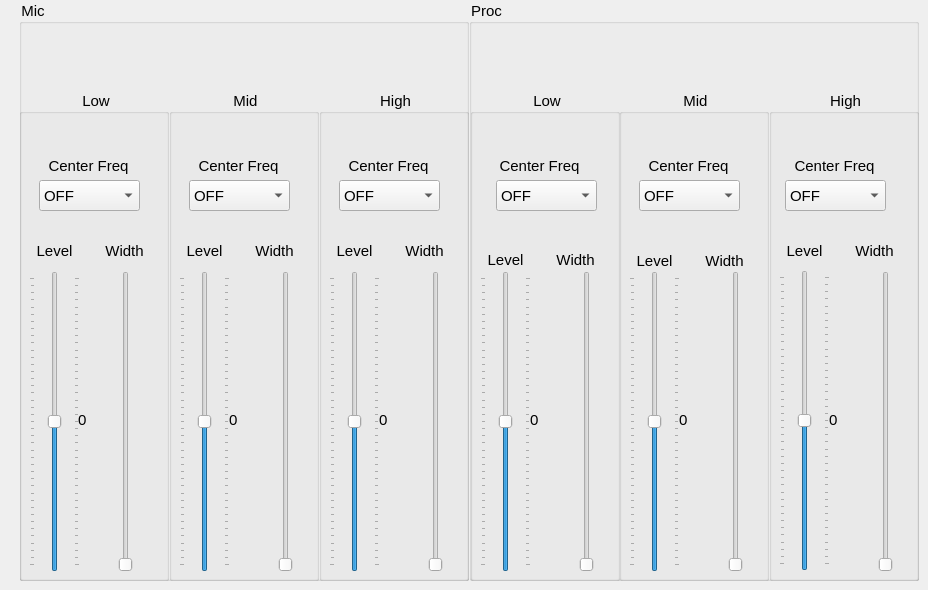
      <widget class="QWidget" name="tab_2">
       <property name="styleSheet">
        <string notr="true">QWidget{font: &quot;MS Shell Dlg 2&quot;; font-size: 15px}</string>
       </property>
       <attribute name="title">
        <string>TX EQ</string>
       </attribute>
       <widget class="QGroupBox" name="gpMic">
        <property name="geometry">
         <rect>
          <x>19</x>
          <y>0</y>
          <width>450</width>
          <height>581</height>
         </rect>
        </property>
        <property name="title">
         <string>Mic</string>
        </property>
        <widget class="QGroupBox" name="gpMicLow">
         <property name="geometry">
          <rect>
           <x>0</x>
           <y>90</y>
           <width>150</width>
           <height>491</height>
          </rect>
         </property>
         <property name="title">
          <string>Low</string>
         </property>
         <property name="alignment">
          <set>Qt::AlignCenter</set>
         </property>
         <widget class="QSlider" name="lvlMicLow">
          <property name="geometry">
           <rect>
            <x>10</x>
            <y>181</y>
            <width>51</width>
            <height>301</height>
           </rect>
          </property>
          <property name="minimum">
           <number>-20</number>
          </property>
          <property name="maximum">
           <number>20</number>
          </property>
          <property name="value">
           <number>0</number>
          </property>
          <property name="orientation">
           <enum>Qt::Vertical</enum>
          </property>
          <property name="tickPosition">
           <enum>QSlider::TicksBothSides</enum>
          </property>
         </widget>
         <widget class="QSlider" name="lvlMicLowWidth">
          <property name="geometry">
           <rect>
            <x>91</x>
            <y>181</y>
            <width>31</width>
            <height>301</height>
           </rect>
          </property>
          <property name="minimum">
           <number>1</number>
          </property>
          <property name="maximum">
           <number>10</number>
          </property>
          <property name="orientation">
           <enum>Qt::Vertical</enum>
          </property>
          <property name="tickPosition">
           <enum>QSlider::NoTicks</enum>
          </property>
         </widget>
         <widget class="QComboBox" name="cbMicLow">
          <property name="geometry">
           <rect>
            <x>20</x>
            <y>90</y>
            <width>101</width>
            <height>31</height>
           </rect>
          </property>
          <item>
           <property name="text">
            <string>OFF</string>
           </property>
          </item>
          <item>
           <property name="text">
            <string>100 Hz</string>
           </property>
          </item>
          <item>
           <property name="text">
            <string>200 Hz</string>
           </property>
          </item>
          <item>
           <property name="text">
            <string>300 Hz</string>
           </property>
          </item>
          <item>
           <property name="text">
            <string>400 Hz</string>
           </property>
          </item>
          <item>
           <property name="text">
            <string>500 Hz</string>
           </property>
          </item>
          <item>
           <property name="text">
            <string>600 Hz</string>
           </property>
          </item>
          <item>
           <property name="text">
            <string>700 Hz</string>
           </property>
          </item>
         </widget>
         <widget class="QLabel" name="lblcbMicLowFreq">
          <property name="geometry">
           <rect>
            <x>24</x>
            <y>65</y>
            <width>91</width>
            <height>21</height>
           </rect>
          </property>
          <property name="text">
           <string>Center Freq</string>
          </property>
          <property name="alignment">
           <set>Qt::AlignCenter</set>
          </property>
          <property name="buddy">
           <cstring>cbMicLow</cstring>
          </property>
         </widget>
         <widget class="QLabel" name="lbllvlMicLow">
          <property name="geometry">
           <rect>
            <x>0</x>
            <y>150</y>
            <width>71</width>
            <height>21</height>
           </rect>
          </property>
          <property name="text">
           <string>Level</string>
          </property>
          <property name="alignment">
           <set>Qt::AlignCenter</set>
          </property>
         </widget>
         <widget class="QLabel" name="lbllvlMicLowWidth">
          <property name="geometry">
           <rect>
            <x>70</x>
            <y>150</y>
            <width>71</width>
            <height>21</height>
           </rect>
          </property>
          <property name="text">
           <string>Width</string>
          </property>
          <property name="alignment">
           <set>Qt::AlignCenter</set>
          </property>
         </widget>
         <widget class="QLabel" name="lbl0MicLow">
          <property name="geometry">
           <rect>
            <x>59</x>
            <y>322</y>
            <width>31</width>
            <height>16</height>
           </rect>
          </property>
          <property name="text">
           <string>0</string>
          </property>
         </widget>
        </widget>
        <widget class="QGroupBox" name="gpMicMid">
         <property name="geometry">
          <rect>
           <x>150</x>
           <y>90</y>
           <width>150</width>
           <height>491</height>
          </rect>
         </property>
         <property name="title">
          <string>Mid</string>
         </property>
         <property name="alignment">
          <set>Qt::AlignCenter</set>
         </property>
         <widget class="QComboBox" name="cbMicMid">
          <property name="geometry">
           <rect>
            <x>20</x>
            <y>90</y>
            <width>101</width>
            <height>31</height>
           </rect>
          </property>
          <item>
           <property name="text">
            <string>OFF</string>
           </property>
          </item>
          <item>
           <property name="text">
            <string>700 Hz</string>
           </property>
          </item>
          <item>
           <property name="text">
            <string>800 Hz</string>
           </property>
          </item>
          <item>
           <property name="text">
            <string>900 Hz</string>
           </property>
          </item>
          <item>
           <property name="text">
            <string>1000 Hz</string>
           </property>
          </item>
          <item>
           <property name="text">
            <string>1100 Hz</string>
           </property>
          </item>
          <item>
           <property name="text">
            <string>1200 Hz</string>
           </property>
          </item>
          <item>
           <property name="text">
            <string>1300 Hz</string>
           </property>
          </item>
          <item>
           <property name="text">
            <string>1400 Hz</string>
           </property>
          </item>
          <item>
           <property name="text">
            <string>1500 Hz</string>
           </property>
          </item>
         </widget>
         <widget class="QSlider" name="lvlMicMid">
          <property name="geometry">
           <rect>
            <x>10</x>
            <y>181</y>
            <width>51</width>
            <height>301</height>
           </rect>
          </property>
          <property name="minimum">
           <number>-20</number>
          </property>
          <property name="maximum">
           <number>20</number>
          </property>
          <property name="orientation">
           <enum>Qt::Vertical</enum>
          </property>
          <property name="tickPosition">
           <enum>QSlider::TicksBothSides</enum>
          </property>
         </widget>
         <widget class="QSlider" name="lvlMicMidWidth">
          <property name="geometry">
           <rect>
            <x>101</x>
            <y>181</y>
            <width>31</width>
            <height>301</height>
           </rect>
          </property>
          <property name="minimum">
           <number>1</number>
          </property>
          <property name="maximum">
           <number>10</number>
          </property>
          <property name="orientation">
           <enum>Qt::Vertical</enum>
          </property>
         </widget>
         <widget class="QLabel" name="lbllvlMicLow_2">
          <property name="geometry">
           <rect>
            <x>0</x>
            <y>150</y>
            <width>71</width>
            <height>21</height>
           </rect>
          </property>
          <property name="text">
           <string>Level</string>
          </property>
          <property name="alignment">
           <set>Qt::AlignCenter</set>
          </property>
         </widget>
         <widget class="QLabel" name="lbllvlMicLowWidth_2">
          <property name="geometry">
           <rect>
            <x>70</x>
            <y>150</y>
            <width>71</width>
            <height>21</height>
           </rect>
          </property>
          <property name="text">
           <string>Width</string>
          </property>
          <property name="alignment">
           <set>Qt::AlignCenter</set>
          </property>
         </widget>
         <widget class="QLabel" name="lblcbMicMid">
          <property name="geometry">
           <rect>
            <x>24</x>
            <y>65</y>
            <width>91</width>
            <height>21</height>
           </rect>
          </property>
          <property name="text">
           <string>Center Freq</string>
          </property>
          <property name="alignment">
           <set>Qt::AlignCenter</set>
          </property>
          <property name="buddy">
           <cstring>cbMicMid</cstring>
          </property>
         </widget>
         <widget class="QLabel" name="lbl0MicLow_2">
          <property name="geometry">
           <rect>
            <x>60</x>
            <y>322</y>
            <width>31</width>
            <height>16</height>
           </rect>
          </property>
          <property name="text">
           <string>0</string>
          </property>
         </widget>
        </widget>
        <widget class="QGroupBox" name="gpMicHigh">
         <property name="geometry">
          <rect>
           <x>300</x>
           <y>90</y>
           <width>150</width>
           <height>491</height>
          </rect>
         </property>
         <property name="title">
          <string>High</string>
         </property>
         <property name="alignment">
          <set>Qt::AlignCenter</set>
         </property>
         <widget class="QLabel" name="lbllvlMicLowWidth_3">
          <property name="geometry">
           <rect>
            <x>70</x>
            <y>150</y>
            <width>71</width>
            <height>21</height>
           </rect>
          </property>
          <property name="text">
           <string>Width</string>
          </property>
          <property name="alignment">
           <set>Qt::AlignCenter</set>
          </property>
         </widget>
         <widget class="QSlider" name="lvlMicHighWidth">
          <property name="geometry">
           <rect>
            <x>101</x>
            <y>181</y>
            <width>31</width>
            <height>301</height>
           </rect>
          </property>
          <property name="minimum">
           <number>1</number>
          </property>
          <property name="maximum">
           <number>10</number>
          </property>
          <property name="orientation">
           <enum>Qt::Vertical</enum>
          </property>
         </widget>
         <widget class="QSlider" name="lvlMicHigh">
          <property name="geometry">
           <rect>
            <x>10</x>
            <y>181</y>
            <width>51</width>
            <height>301</height>
           </rect>
          </property>
          <property name="minimum">
           <number>-20</number>
          </property>
          <property name="maximum">
           <number>20</number>
          </property>
          <property name="orientation">
           <enum>Qt::Vertical</enum>
          </property>
          <property name="tickPosition">
           <enum>QSlider::TicksBothSides</enum>
          </property>
         </widget>
         <widget class="QLabel" name="lbllvlMicLow_3">
          <property name="geometry">
           <rect>
            <x>0</x>
            <y>150</y>
            <width>71</width>
            <height>21</height>
           </rect>
          </property>
          <property name="text">
           <string>Level</string>
          </property>
          <property name="alignment">
           <set>Qt::AlignCenter</set>
          </property>
         </widget>
         <widget class="QComboBox" name="cbMicHigh">
          <property name="geometry">
           <rect>
            <x>20</x>
            <y>90</y>
            <width>101</width>
            <height>31</height>
           </rect>
          </property>
          <item>
           <property name="text">
            <string>OFF</string>
           </property>
          </item>
          <item>
           <property name="text">
            <string>1500 Hz</string>
           </property>
          </item>
          <item>
           <property name="text">
            <string>1600 Hz</string>
           </property>
          </item>
          <item>
           <property name="text">
            <string>1700 Hz</string>
           </property>
          </item>
          <item>
           <property name="text">
            <string>1800 Hz</string>
           </property>
          </item>
          <item>
           <property name="text">
            <string>1900 Hz</string>
           </property>
          </item>
          <item>
           <property name="text">
            <string>2000 Hz</string>
           </property>
          </item>
          <item>
           <property name="text">
            <string>2100 Hz</string>
           </property>
          </item>
          <item>
           <property name="text">
            <string>2200 Hz</string>
           </property>
          </item>
          <item>
           <property name="text">
            <string>2300 Hz</string>
           </property>
          </item>
          <item>
           <property name="text">
            <string>2400 Hz</string>
           </property>
          </item>
          <item>
           <property name="text">
            <string>2500 Hz</string>
           </property>
          </item>
          <item>
           <property name="text">
            <string>2600 Hz</string>
           </property>
          </item>
          <item>
           <property name="text">
            <string>2700 Hz</string>
           </property>
          </item>
          <item>
           <property name="text">
            <string>2800 Hz</string>
           </property>
          </item>
          <item>
           <property name="text">
            <string>2900 Hz</string>
           </property>
          </item>
          <item>
           <property name="text">
            <string>3000 Hz</string>
           </property>
          </item>
          <item>
           <property name="text">
            <string>3100 Hz</string>
           </property>
          </item>
          <item>
           <property name="text">
            <string>3200 Hz</string>
           </property>
          </item>
         </widget>
         <widget class="QLabel" name="lblcbMicMid_2">
          <property name="geometry">
           <rect>
            <x>24</x>
            <y>65</y>
            <width>91</width>
            <height>21</height>
           </rect>
          </property>
          <property name="text">
           <string>Center Freq</string>
          </property>
          <property name="alignment">
           <set>Qt::AlignCenter</set>
          </property>
          <property name="buddy">
           <cstring>cbMicMid</cstring>
          </property>
         </widget>
         <widget class="QLabel" name="lbl0MicLow_3">
          <property name="geometry">
           <rect>
            <x>60</x>
            <y>322</y>
            <width>31</width>
            <height>16</height>
           </rect>
          </property>
          <property name="text">
           <string>0</string>
          </property>
         </widget>
        </widget>
       </widget>
       <widget class="QGroupBox" name="gpProc">
        <property name="geometry">
         <rect>
          <x>469</x>
          <y>0</y>
          <width>450</width>
          <height>581</height>
         </rect>
        </property>
        <property name="title">
         <string>Proc</string>
        </property>
        <widget class="QGroupBox" name="gpProcLow">
         <property name="geometry">
          <rect>
           <x>1</x>
           <y>90</y>
           <width>150</width>
           <height>491</height>
          </rect>
         </property>
         <property name="title">
          <string>Low</string>
         </property>
         <property name="alignment">
          <set>Qt::AlignCenter</set>
         </property>
         <widget class="QLabel" name="lblProcLowWidth">
          <property name="geometry">
           <rect>
            <x>70</x>
            <y>159</y>
            <width>71</width>
            <height>21</height>
           </rect>
          </property>
          <property name="text">
           <string>Width</string>
          </property>
          <property name="alignment">
           <set>Qt::AlignCenter</set>
          </property>
         </widget>
         <widget class="QSlider" name="lvlProcLowWidth">
          <property name="geometry">
           <rect>
            <x>101</x>
            <y>181</y>
            <width>31</width>
            <height>301</height>
           </rect>
          </property>
          <property name="minimum">
           <number>1</number>
          </property>
          <property name="maximum">
           <number>10</number>
          </property>
          <property name="orientation">
           <enum>Qt::Vertical</enum>
          </property>
         </widget>
         <widget class="QSlider" name="lvlProcLow">
          <property name="geometry">
           <rect>
            <x>10</x>
            <y>181</y>
            <width>51</width>
            <height>301</height>
           </rect>
          </property>
          <property name="minimum">
           <number>-20</number>
          </property>
          <property name="maximum">
           <number>20</number>
          </property>
          <property name="orientation">
           <enum>Qt::Vertical</enum>
          </property>
          <property name="tickPosition">
           <enum>QSlider::TicksBothSides</enum>
          </property>
         </widget>
         <widget class="QLabel" name="lbllvlProcLow">
          <property name="geometry">
           <rect>
            <x>0</x>
            <y>159</y>
            <width>71</width>
            <height>21</height>
           </rect>
          </property>
          <property name="text">
           <string>Level</string>
          </property>
          <property name="alignment">
           <set>Qt::AlignCenter</set>
          </property>
         </widget>
         <widget class="QLabel" name="lblcbProcLowFreq">
          <property name="geometry">
           <rect>
            <x>24</x>
            <y>65</y>
            <width>91</width>
            <height>21</height>
           </rect>
          </property>
          <property name="text">
           <string>Center Freq</string>
          </property>
          <property name="alignment">
           <set>Qt::AlignCenter</set>
          </property>
          <property name="buddy">
           <cstring>cbProcLow</cstring>
          </property>
         </widget>
         <widget class="QComboBox" name="cbProcLow">
          <property name="geometry">
           <rect>
            <x>26</x>
            <y>90</y>
            <width>101</width>
            <height>31</height>
           </rect>
          </property>
          <item>
           <property name="text">
            <string>OFF</string>
           </property>
          </item>
          <item>
           <property name="text">
            <string>100 Hz</string>
           </property>
          </item>
          <item>
           <property name="text">
            <string>200 Hz</string>
           </property>
          </item>
          <item>
           <property name="text">
            <string>300 Hz</string>
           </property>
          </item>
          <item>
           <property name="text">
            <string>400 Hz</string>
           </property>
          </item>
          <item>
           <property name="text">
            <string>500 Hz</string>
           </property>
          </item>
          <item>
           <property name="text">
            <string>600 Hz</string>
           </property>
          </item>
          <item>
           <property name="text">
            <string>700 Hz</string>
           </property>
          </item>
         </widget>
         <widget class="QLabel" name="lbl0MicLow_4">
          <property name="geometry">
           <rect>
            <x>60</x>
            <y>322</y>
            <width>31</width>
            <height>16</height>
           </rect>
          </property>
          <property name="text">
           <string>0</string>
          </property>
         </widget>
        </widget>
        <widget class="QGroupBox" name="gpProcMid">
         <property name="geometry">
          <rect>
           <x>150</x>
           <y>90</y>
           <width>150</width>
           <height>491</height>
          </rect>
         </property>
         <property name="title">
          <string>Mid</string>
         </property>
         <property name="alignment">
          <set>Qt::AlignCenter</set>
         </property>
         <widget class="QLabel" name="lbllvlProcMidWidth">
          <property name="geometry">
           <rect>
            <x>70</x>
            <y>160</y>
            <width>71</width>
            <height>21</height>
           </rect>
          </property>
          <property name="text">
           <string>Width</string>
          </property>
          <property name="alignment">
           <set>Qt::AlignCenter</set>
          </property>
         </widget>
         <widget class="QSlider" name="lvlProcMid">
          <property name="geometry">
           <rect>
            <x>10</x>
            <y>181</y>
            <width>51</width>
            <height>301</height>
           </rect>
          </property>
          <property name="minimum">
           <number>-20</number>
          </property>
          <property name="maximum">
           <number>20</number>
          </property>
          <property name="orientation">
           <enum>Qt::Vertical</enum>
          </property>
          <property name="tickPosition">
           <enum>QSlider::TicksBothSides</enum>
          </property>
         </widget>
         <widget class="QLabel" name="lbllvlProcMid">
          <property name="geometry">
           <rect>
            <x>0</x>
            <y>160</y>
            <width>71</width>
            <height>21</height>
           </rect>
          </property>
          <property name="text">
           <string>Level</string>
          </property>
          <property name="alignment">
           <set>Qt::AlignCenter</set>
          </property>
         </widget>
         <widget class="QSlider" name="lvlProcMidWidth">
          <property name="geometry">
           <rect>
            <x>101</x>
            <y>181</y>
            <width>31</width>
            <height>301</height>
           </rect>
          </property>
          <property name="minimum">
           <number>1</number>
          </property>
          <property name="maximum">
           <number>10</number>
          </property>
          <property name="orientation">
           <enum>Qt::Vertical</enum>
          </property>
         </widget>
         <widget class="QLabel" name="lblcbProcMid">
          <property name="geometry">
           <rect>
            <x>24</x>
            <y>65</y>
            <width>91</width>
            <height>21</height>
           </rect>
          </property>
          <property name="text">
           <string>Center Freq</string>
          </property>
          <property name="alignment">
           <set>Qt::AlignCenter</set>
          </property>
          <property name="buddy">
           <cstring>cbProcMid</cstring>
          </property>
         </widget>
         <widget class="QComboBox" name="cbProcMid">
          <property name="geometry">
           <rect>
            <x>20</x>
            <y>90</y>
            <width>101</width>
            <height>31</height>
           </rect>
          </property>
          <item>
           <property name="text">
            <string>OFF</string>
           </property>
          </item>
          <item>
           <property name="text">
            <string>700 Hz</string>
           </property>
          </item>
          <item>
           <property name="text">
            <string>800 Hz</string>
           </property>
          </item>
          <item>
           <property name="text">
            <string>900 Hz</string>
           </property>
          </item>
          <item>
           <property name="text">
            <string>1000 Hz</string>
           </property>
          </item>
          <item>
           <property name="text">
            <string>1100 Hz</string>
           </property>
          </item>
          <item>
           <property name="text">
            <string>1200 Hz</string>
           </property>
          </item>
          <item>
           <property name="text">
            <string>1300 Hz</string>
           </property>
          </item>
          <item>
           <property name="text">
            <string>1400 Hz</string>
           </property>
          </item>
          <item>
           <property name="text">
            <string>1500 Hz</string>
           </property>
          </item>
         </widget>
         <widget class="QLabel" name="lbl0MicLow_5">
          <property name="geometry">
           <rect>
            <x>60</x>
            <y>322</y>
            <width>31</width>
            <height>16</height>
           </rect>
          </property>
          <property name="text">
           <string>0</string>
          </property>
         </widget>
        </widget>
        <widget class="QGroupBox" name="gpProcHigh">
         <property name="geometry">
          <rect>
           <x>300</x>
           <y>90</y>
           <width>150</width>
           <height>491</height>
          </rect>
         </property>
         <property name="title">
          <string>High</string>
         </property>
         <property name="alignment">
          <set>Qt::AlignCenter</set>
         </property>
         <widget class="QSlider" name="lvlProcHigh">
          <property name="geometry">
           <rect>
            <x>10</x>
            <y>180</y>
            <width>51</width>
            <height>301</height>
           </rect>
          </property>
          <property name="minimum">
           <number>-20</number>
          </property>
          <property name="maximum">
           <number>20</number>
          </property>
          <property name="orientation">
           <enum>Qt::Vertical</enum>
          </property>
          <property name="tickPosition">
           <enum>QSlider::TicksBothSides</enum>
          </property>
         </widget>
         <widget class="QSlider" name="lvlProcHighWidth">
          <property name="geometry">
           <rect>
            <x>101</x>
            <y>181</y>
            <width>31</width>
            <height>301</height>
           </rect>
          </property>
          <property name="minimum">
           <number>1</number>
          </property>
          <property name="maximum">
           <number>10</number>
          </property>
          <property name="orientation">
           <enum>Qt::Vertical</enum>
          </property>
         </widget>
         <widget class="QLabel" name="lbllvlMicLowWidth_6">
          <property name="geometry">
           <rect>
            <x>70</x>
            <y>150</y>
            <width>71</width>
            <height>21</height>
           </rect>
          </property>
          <property name="text">
           <string>Width</string>
          </property>
          <property name="alignment">
           <set>Qt::AlignCenter</set>
          </property>
         </widget>
         <widget class="QLabel" name="lbllvlMicLow_6">
          <property name="geometry">
           <rect>
            <x>0</x>
            <y>150</y>
            <width>71</width>
            <height>21</height>
           </rect>
          </property>
          <property name="text">
           <string>Level</string>
          </property>
          <property name="alignment">
           <set>Qt::AlignCenter</set>
          </property>
         </widget>
         <widget class="QLabel" name="lblcbProcHigh">
          <property name="geometry">
           <rect>
            <x>20</x>
            <y>65</y>
            <width>91</width>
            <height>21</height>
           </rect>
          </property>
          <property name="text">
           <string>Center Freq</string>
          </property>
          <property name="alignment">
           <set>Qt::AlignCenter</set>
          </property>
          <property name="buddy">
           <cstring>cbProcHigh</cstring>
          </property>
         </widget>
         <widget class="QComboBox" name="cbProcHigh">
          <property name="geometry">
           <rect>
            <x>16</x>
            <y>90</y>
            <width>101</width>
            <height>31</height>
           </rect>
          </property>
          <item>
           <property name="text">
            <string>OFF</string>
           </property>
          </item>
          <item>
           <property name="text">
            <string>1500 Hz</string>
           </property>
          </item>
          <item>
           <property name="text">
            <string>1600 Hz</string>
           </property>
          </item>
          <item>
           <property name="text">
            <string>1700 Hz</string>
           </property>
          </item>
          <item>
           <property name="text">
            <string>1800 Hz</string>
           </property>
          </item>
          <item>
           <property name="text">
            <string>1900 Hz</string>
           </property>
          </item>
          <item>
           <property name="text">
            <string>2000 Hz</string>
           </property>
          </item>
          <item>
           <property name="text">
            <string>2100 Hz</string>
           </property>
          </item>
          <item>
           <property name="text">
            <string>2200 Hz</string>
           </property>
          </item>
          <item>
           <property name="text">
            <string>2300 Hz</string>
           </property>
          </item>
          <item>
           <property name="text">
            <string>2400 Hz</string>
           </property>
          </item>
          <item>
           <property name="text">
            <string>2500 Hz</string>
           </property>
          </item>
          <item>
           <property name="text">
            <string>2600 Hz</string>
           </property>
          </item>
          <item>
           <property name="text">
            <string>2700 Hz</string>
           </property>
          </item>
          <item>
           <property name="text">
            <string>2800 Hz</string>
           </property>
          </item>
          <item>
           <property name="text">
            <string>2900 Hz</string>
           </property>
          </item>
          <item>
           <property name="text">
            <string>3000 Hz</string>
           </property>
          </item>
          <item>
           <property name="text">
            <string>3100 Hz</string>
           </property>
          </item>
          <item>
           <property name="text">
            <string>3200 Hz</string>
           </property>
          </item>
         </widget>
         <widget class="QLabel" name="lbl0MicLow_6">
          <property name="geometry">
           <rect>
            <x>60</x>
            <y>322</y>
            <width>31</width>
            <height>16</height>
           </rect>
          </property>
          <property name="text">
           <string>0</string>
          </property>
         </widget>
        </widget>
       </widget>
      </widget>
